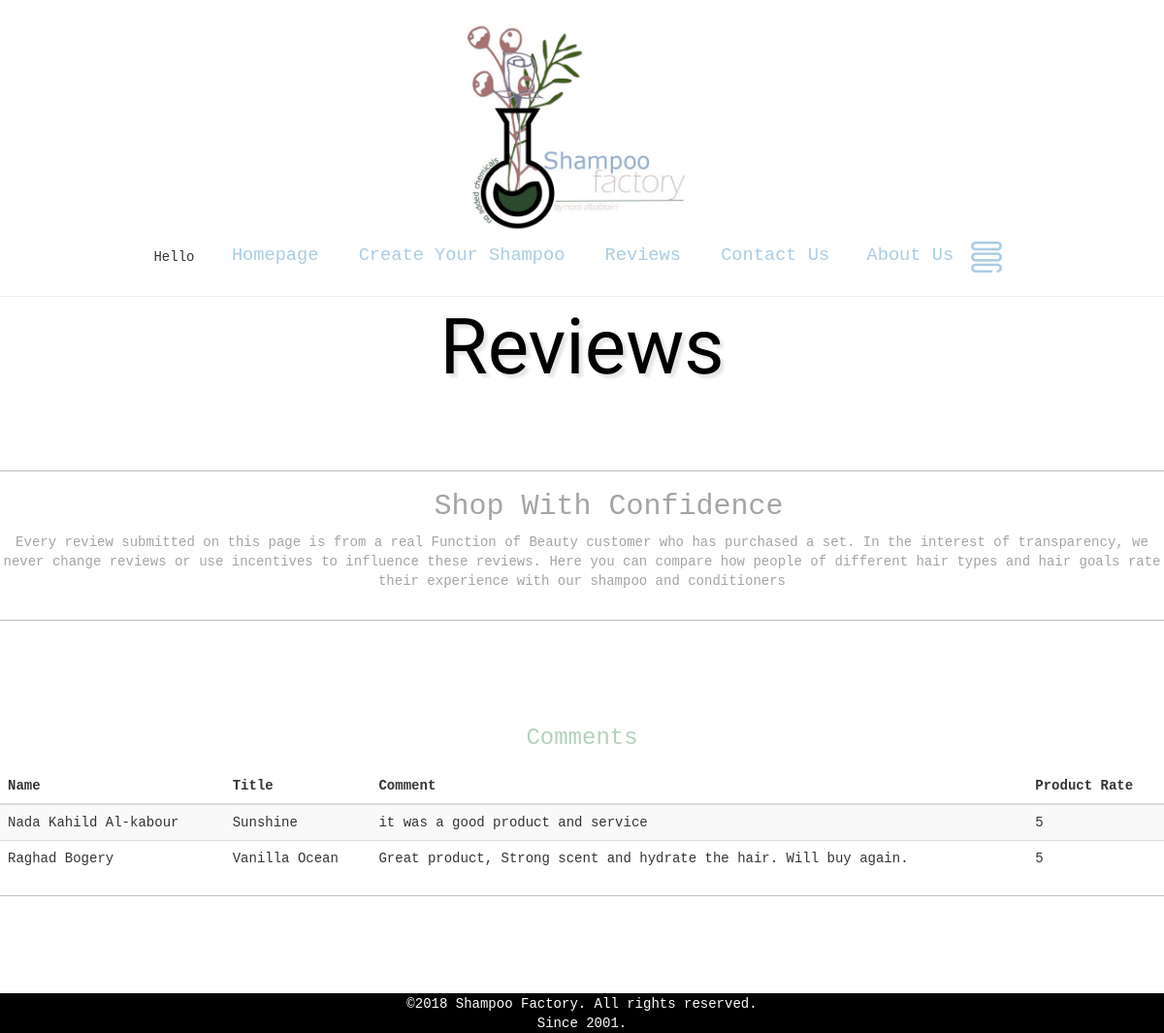
Screenshot of /Reviews.php with the database file from the repository.
### tables this page shows
CREATE TABLE `Reviews` (
  `Review_ID` int(10) NOT NULL,
  `customerID` int(10) NOT NULL,
  `Title` varchar(45) NOT NULL,
  `Review_Body` text NOT NULL,
  `Product_Rate` int(11) NOT NULL
);

CREATE TABLE `account` (
  `Username` varchar(20) NOT NULL,
  `Password` varchar(50) DEFAULT NULL,
  `Email` varchar(45) DEFAULT NULL,
  `Name` varchar(45) NOT NULL
);

### Reviews.php (the view, shortened to what this page needs)
<!DOCTYPE html>
<html>
<head>
 <link rel="stylesheet" type="text/css" href="//netdna.bootstrapcdn.com/font-awesome/3.2.1/css/font-awesome.css">
 <link href="//netdna.bootstrapcdn.com/font-awesome/4.0.3/css/font-awesome.css" rel="stylesheet">
 <link href="//netdna.bootstrapcdn.com/font-awesome/4.0.3/css/font-awesome.css" rel="stylesheet">
 <link rel="stylesheet" type="text/css" href="CSS/popup.css">
 <link rel="stylesheet" type="text/css" href="CSS/reviewsStyle.css">
<link rel="stylesheet" href="https://maxcdn.bootstrapcdn.com/bootstrap/3.3.7/css/bootstrap.min.css">
 <link rel="stylesheet" type="text/css" href="CSS/mainStyle.css">
</head>
<body>
<?php  include "INCLUDES//Header.php";?>
  <div class="center">
  <h1 class="H1_headingCookie"> Reviews</h1>
<br><br><br>
<div class="hori" class="pad">
<center><h2 class="txtColor">Shop With Confidence</h2>
<p class="txtColor">Every review submitted on this page is from a real Function of Beauty customer who has purchased a set. In the interest of transparency, we never change reviews or use incentives to influence these reviews. Here you can compare how people of different hair types and hair goals rate their experience with our shampoo and conditioners</p>
</center>
<br>
</div>
</div>
<div class="hori">
<p>
<br><br>
<?php
    $database = mysqli_connect("localhost","root","");
    $item1 = "Select OID FROM orderhistory where CID =\"".$_SESSION['id']."\"";
    if (! ($result= mysqli_query($database,$item1)))
    {
      print ("<p> Query couldn't be executed </p>");
      exit (mysqli_error()."</section></div></body></html>");
    }
?>
 <br>
</p>
</div>
<?php
$ItemsQuery="Select account.Name, Reviews.Title, Reviews.review_body, Reviews.Product_Rate  FROM Reviews JOIN customer JOIN account on Reviews.customerID = customer.idCustomer and account.Username = customer.cu_userName";
        if ( !($database=mysqli_connect("localhost","root","")))
          exit ("couldn't connect to the server</section></div></body></html>");
        if (! ($result= mysqli_query ($database,$ItemsQuery)))
        {
          print ("<p> Query couldn't be executed </p>");
          exit (mysqli_error()."</section></div></body></html>");
        }
        echo '<table align="center"> <caption><h3> Comments</h3> </caption>';
        echo '<table class="table table-striped"> ';
   echo' <thead>
      <tr>
        <th>Name</th>
        <th>Title</th>
        <th>Comment</th>
        <th>Product Rate</th>
      </tr>
    </thead>';
        while ($row=mysqli_fetch_row($result))
        {
          print ("<tr>");
          foreach ($row as $key => $value)
          {
            print ("<td> $value</td>");
          }
          print ("</tr>");
        }
          echo '</table> ';
      ?>
<div class="hori"></div>
 <?php  include "INCLUDES//Footer.php"; ?>
</body>
</html>

### INCLUDES/Header.php (shortened to what this page needs)
<header>
<div class="center">
     <img src="IMG/shampoo logo.jpeg " class="baner" alt='shampoo factory' align="top" />
     <p class="center">
       <?php
       if(isset($_SESSION['username'])){
         $username=ucfirst($_SESSION['username']);
         print("Hello, ".$username);
       }
       else
         print("Hello");
       ?>
        <a href ="index.php"> Homepage </a>
        <?php if(isset($_SESSION['username']))
                print('<a href ="createyourshampoo.php"> Create Your Shampoo </a>');
              else
                print('<a href ="createyourshampoo.php" class="disabled" title="Sign-in to access this page" onclick="return false"> Create Your Shampoo </a>'); ?>
        <a href ="Reviews.php"> Reviews </a>
        <a href ="ContactUs.php"> Contact Us</a>
        <a href ="AboutUs.php"> About Us</a>
        <span class="dropdown">
          <button class="dropbtn"> <img src="IMG/menu.png " class="menu" alt='shampoo factory' /></button>
        </span>
      </p>
    </div>
  <hr>
</header>

### INCLUDES/Footer.php
<footer>
  <div class="black_footer">
      <p> ©2018 Shampoo Factory. All rights reserved. </p>
      <p> Since 2001. </p>
  </div>
</footer>

### CSS/reviewsStyle.css (style rules this page uses)
.hori { border-top:1px solid #BDBDBD; }
.txtColor { color: #A4A4A4; }
body { margin-top:20px; }
body { background: #F0F0F0; }
h2 { margin-left: 55px; }
* { font-family:"Courier New", Courier, monospace }

### CSS/mainStyle.css (style rules this page uses)
html { font-family: Courier New; -ms-text-size-adjust: 100%; -webkit-text-size-adjust: 100%; }
.baner { width: 300px; height: auto; position: relative; display: block; margin: 0 auto; }
a { color: #AACCE3; text-decoration: none; position: relative; margin-left: 30px; font-family: Courier New; font-size: 14pt; }
.disabled { cursor: not-allowed; }
p { text-align: center; }
h1 { font-family: Courier New; text-align: center; }
h3 { font-family: Courier New; text-align: center; color: #B4D1BD; }
.black_footer { vertical-align: bottom; position: relative; bottom: 100%; background-color: black; color: white; padding-top: 1px; margin-top: 100px; margin-bottom: 0px; padding-bottom: 0px; width: 100%; }
.black_footer p { margin: 0; padding: 0; }
.center { margin: 0 auto ; display: block; }
.dropbtn { background: transparent; border: none; width: 50px; height: 40px; position: relative; top: auto; }
.dropdown { display: inline-block; }
.H1_headingCookie { font: 300 80px/0.8 'Cookie', Helvetica, sans-serif; color: black; text-shadow: 4px 4px 3px rgba(0,0,0,0.1); margin-bottom: 35px; }

### rows the page displays
reviews: account.Name "Nada Kahild Al-kabour", Title "Sunshine", Review_Body "it was a good product and service", Product_Rate "5"
reviews: account.Name "Raghad Bogery", Title "Vanilla Ocean", Review_Body "Great product, Strong scent and hydrate the hair. Will buy again.", Product_Rate "5"
